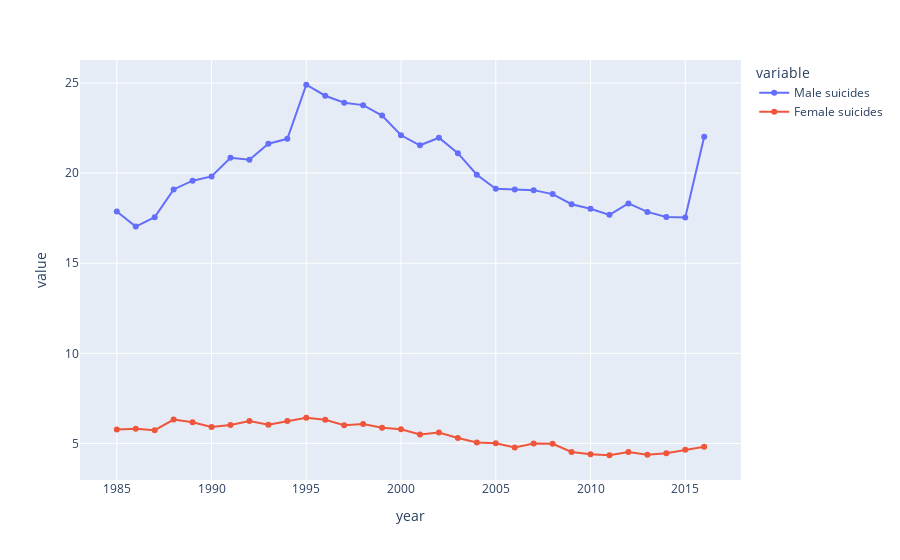

The cell this chart's notebook holds for it:
### Code cell
import plotly.express as px

px.line(temp_df1, x='year', y=temp_df1.columns, markers=True)

### Figure 1 — Plotly figure (JSON) as saved in the notebook; plotly's stock layout.template omitted (floating-point values rounded to 4 significant figures)
{"data": [{"hovertemplate": "variable=Male suicides<br>year=%{x}<br>value=%{y}<extra></extra>", "legendgroup": "Male suicides", "line": {"color": "#636efa", "dash": "solid"}, "marker": {"symbol": "circle"}, "mode": "markers+lines", "name": "Male suicides", "orientation": "v", "showlegend": true, "type": "scatter", "x": [1985, 1986, 1987, 1988, 1989, 1990, 1991, 1992, 1993, 1994, 1995, 1996, 1997, 1998, 1999, 2000, 2001, 2002, 2003, 2004, 2005, 2006, 2007, 2008, 2009, 2010, 2011, 2012, 2013, 2014, 2015, 2016], "xaxis": "x", "y": [17.88, 17.03, 17.56, 19.1, 19.58, 19.82, 20.85, 20.75, 21.64, 21.91, 24.91, 24.3, 23.9, 23.77, 23.2, 22.1, 21.55, 21.97, 21.11, 19.91, 19.13, 19.09, 19.06, 18.84, 18.27, 18.03, 17.69, 18.32, 17.85, 17.56, 17.53, 22.02], "yaxis": "y"}, {"hovertemplate": "variable=Female suicides<br>year=%{x}<br>value=%{y}<extra></extra>", "legendgroup": "Female suicides", "line": {"color": "#EF553B", "dash": "solid"}, "marker": {"symbol": "circle"}, "mode": "markers+lines", "name": "Female suicides", "orientation": "v", "showlegend": true, "type": "scatter", "x": [1985, 1986, 1987, 1988, 1989, 1990, 1991, 1992, 1993, 1994, 1995, 1996, 1997, 1998, 1999, 2000, 2001, 2002, 2003, 2004, 2005, 2006, 2007, 2008, 2009, 2010, 2011, 2012, 2013, 2014, 2015, 2016], "xaxis": "x", "y": [5.777, 5.813, 5.732, 6.323, 6.177, 5.907, 6.028, 6.25, 6.031, 6.24, 6.42, 6.314, 6.005, 6.08, 5.868, 5.783, 5.492, 5.606, 5.302, 5.054, 5.008, 4.769, 4.994, 4.979, 4.528, 4.406, 4.344, 4.522, 4.366, 4.459, 4.653, 4.819], "yaxis": "y"}], "layout": {"legend": {"title": {"text": "variable"}, "tracegroupgap": 0}, "margin": {"t": 60}, "xaxis": {"anchor": "y", "domain": [0, 1], "title": {"text": "year"}}, "yaxis": {"anchor": "x", "domain": [0, 1], "title": {"text": "value"}}}}
